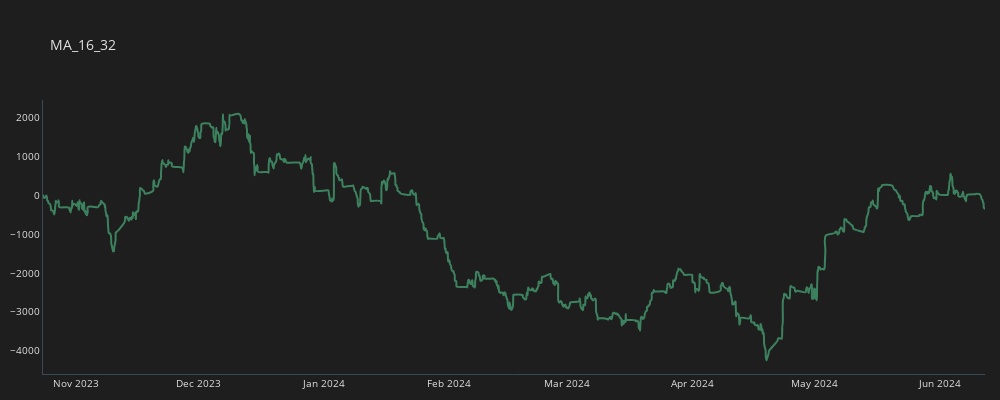
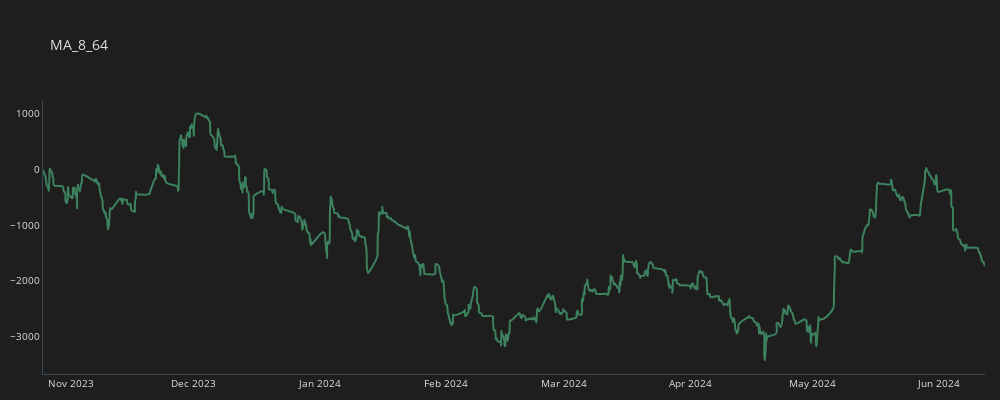
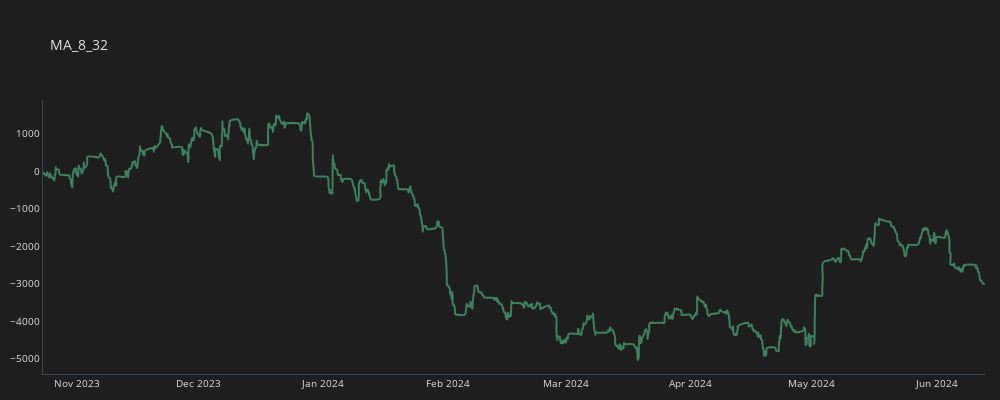

Notebook code cell kept with these figures, in order:
### Code cell
for c in crosses: 
    temp_df = all_trades[(all_trades.CROSS==c)].copy()    
    temp_df = temp_df.groupby(by="time", as_index=False).sum()
    temp_df['CUM_GAIN'] = temp_df.GAIN.cumsum()
    plot_line(temp_df, c)

### Figure 1 — Plotly figure (JSON) as saved in the notebook; plotly's stock layout.template omitted (floating-point values rounded to 4 significant figures; data arrays with more than 128 entries replaced by an {"elided": "..."} marker saying what was removed)
{"data": [{"line": {"color": "#3d825f", "shape": "spline", "width": 2}, "mode": "lines", "name": "MA_16_32", "type": "scatter", "x": {"elided": "1536 str values"}, "y": {"elided": "1536 float values"}}], "layout": {"font": {"color": "#e1e1e1", "size": 10}, "height": 400, "margin": {"b": 10, "l": 15, "r": 15}, "paper_bgcolor": "#1e1e1e", "plot_bgcolor": "#1e1e1e", "title": {"text": "MA_16_32"}, "width": 1000, "xaxis": {"linecolor": "#3a4a54", "linewidth": 1, "showgrid": false, "zeroline": false}, "yaxis": {"linecolor": "#3a4a54", "linewidth": 1, "showgrid": false, "zeroline": false}}}

### Figure 2 — Plotly figure (JSON) as saved in the notebook; plotly's stock layout.template omitted (floating-point values rounded to 4 significant figures; data arrays with more than 128 entries replaced by an {"elided": "..."} marker saying what was removed)
{"data": [{"line": {"color": "#3d825f", "shape": "spline", "width": 2}, "mode": "lines", "name": "MA_8_64", "type": "scatter", "x": {"elided": "1202 str values"}, "y": {"elided": "1202 float values"}}], "layout": {"font": {"color": "#e1e1e1", "size": 10}, "height": 400, "margin": {"b": 10, "l": 15, "r": 15}, "paper_bgcolor": "#1e1e1e", "plot_bgcolor": "#1e1e1e", "title": {"text": "MA_8_64"}, "width": 1000, "xaxis": {"linecolor": "#3a4a54", "linewidth": 1, "showgrid": false, "zeroline": false}, "yaxis": {"linecolor": "#3a4a54", "linewidth": 1, "showgrid": false, "zeroline": false}}}

### Figure 3 — Plotly figure (JSON) as saved in the notebook; plotly's stock layout.template omitted (floating-point values rounded to 4 significant figures; data arrays with more than 128 entries replaced by an {"elided": "..."} marker saying what was removed)
{"data": [{"line": {"color": "#3d825f", "shape": "spline", "width": 2}, "mode": "lines", "name": "MA_8_32", "type": "scatter", "x": {"elided": "1673 str values"}, "y": {"elided": "1673 float values"}}], "layout": {"font": {"color": "#e1e1e1", "size": 10}, "height": 400, "margin": {"b": 10, "l": 15, "r": 15}, "paper_bgcolor": "#1e1e1e", "plot_bgcolor": "#1e1e1e", "title": {"text": "MA_8_32"}, "width": 1000, "xaxis": {"linecolor": "#3a4a54", "linewidth": 1, "showgrid": false, "zeroline": false}, "yaxis": {"linecolor": "#3a4a54", "linewidth": 1, "showgrid": false, "zeroline": false}}}
